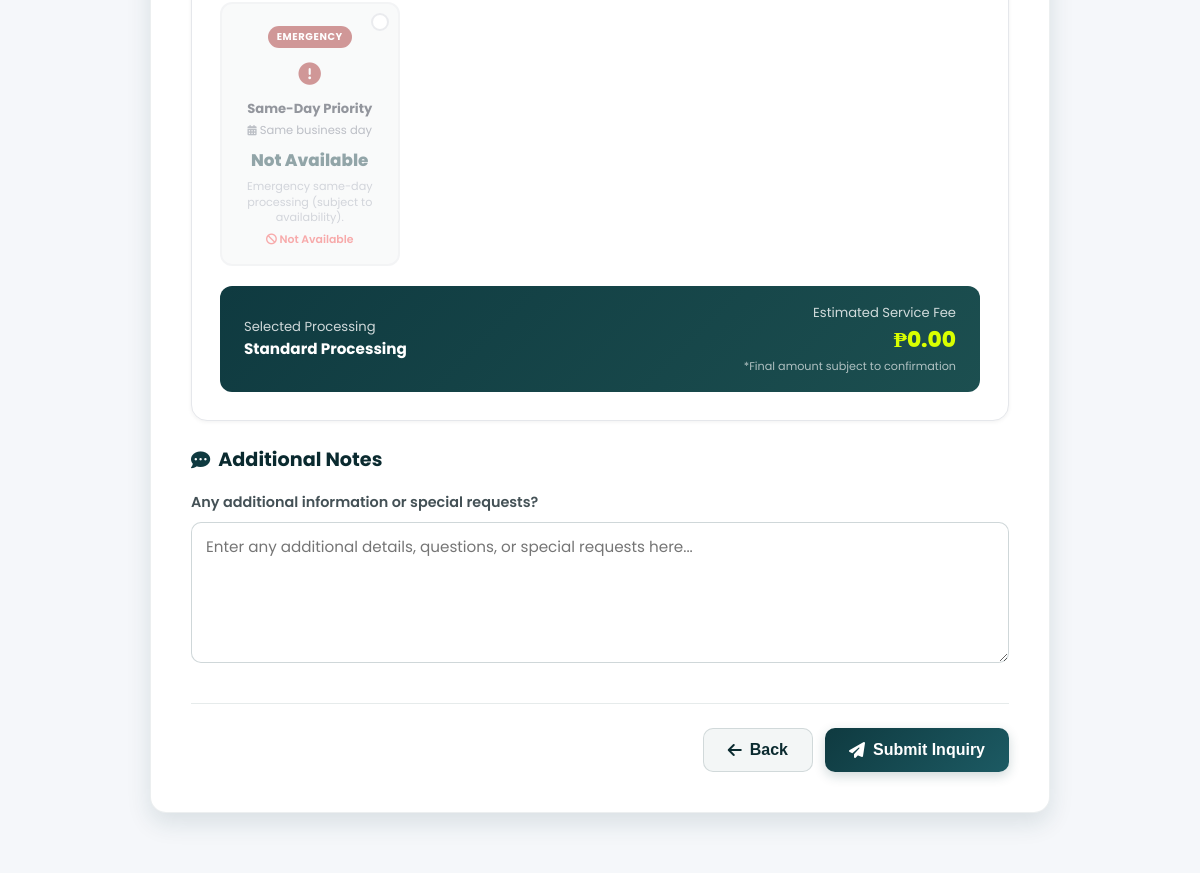
The page /inquire.php?service=dti-registration (signed in, lower part) on the database as committed earlier.
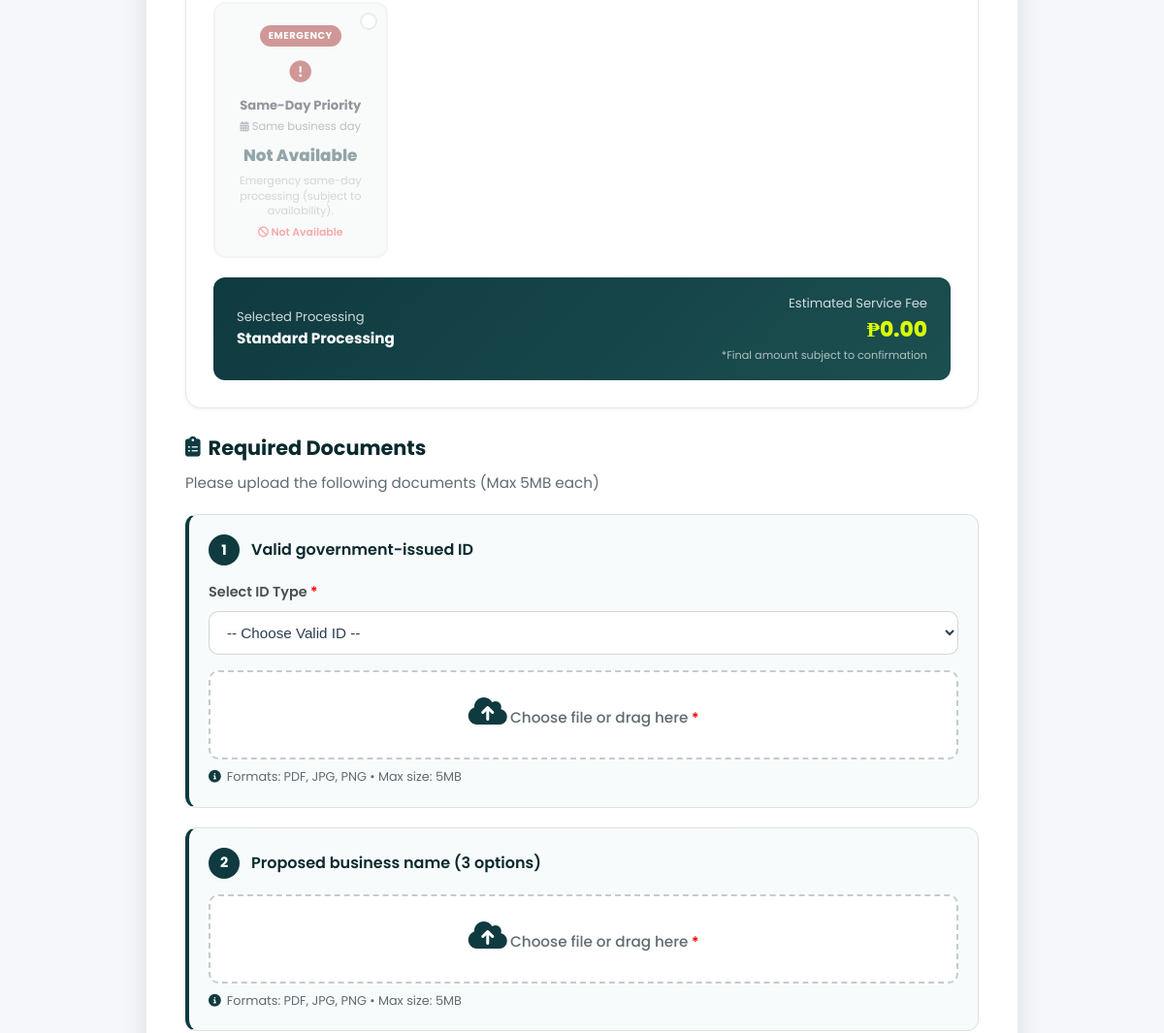
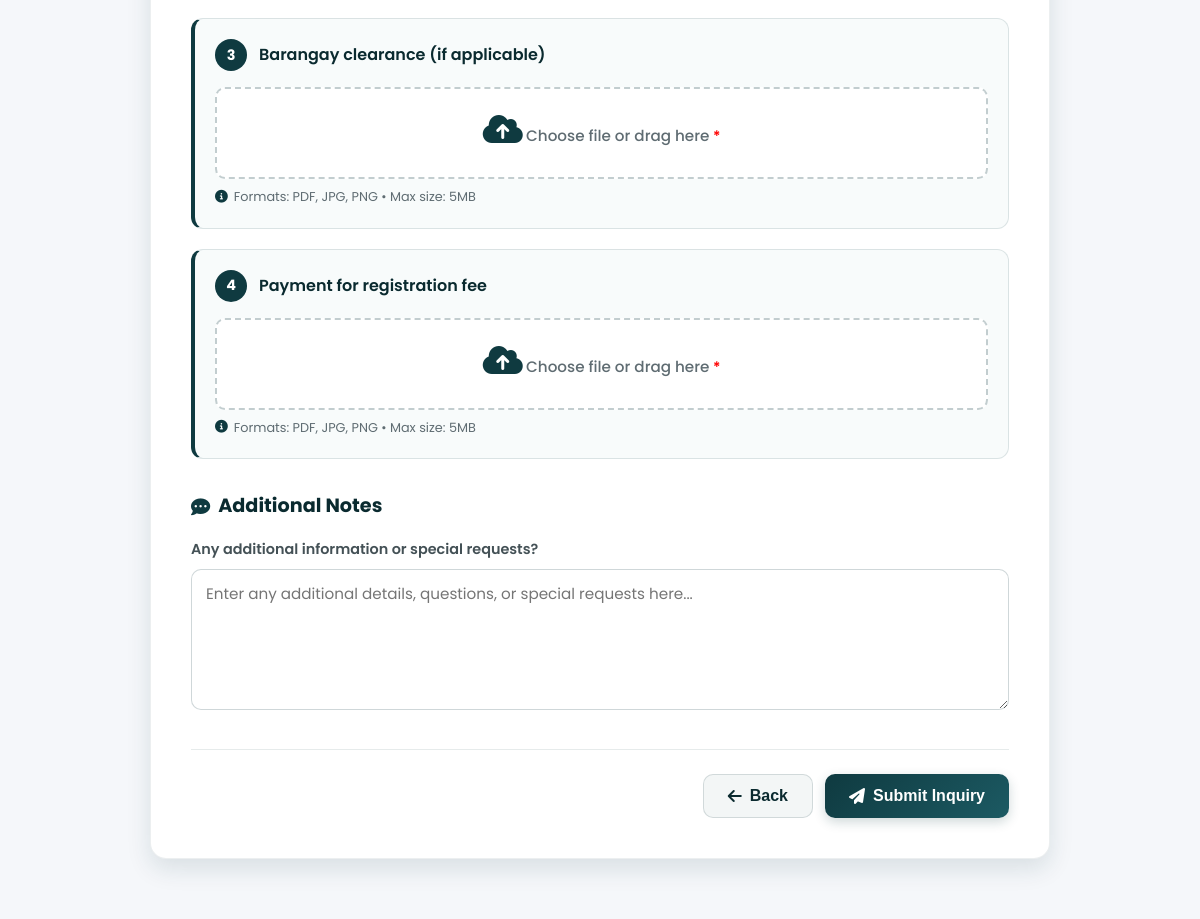
The same page on the database as committed later (2 pictures, top to bottom).
### tables this page shows
CREATE TABLE `service_requirements` (
  `id` int(11) NOT NULL,
  `service_id` int(11) NOT NULL,
  `requirement_text` varchar(255) NOT NULL,
  `requires_id_type` tinyint(1) NOT NULL DEFAULT 0,
  `sort_order` int(11) NOT NULL DEFAULT 0,
  `is_required` tinyint(1) NOT NULL DEFAULT 1,
  `created_at` timestamp NOT NULL DEFAULT current_timestamp()
);

### inquire.php (the view, shortened to what the changed rows need)
<?php
require_once 'connection/dbconn.php';
$service = trim($_GET['service'] ?? '');
$stmt = $conn->prepare("
    SELECT id, name, slug
    FROM services
    WHERE slug = ? AND is_active = 1
    LIMIT 1
");
$stmt->bind_param("s", $service);
$stmt->execute();
$service_row = $stmt->get_result()->fetch_assoc();
$icon_map = [
    'dti-registration'      => 'fa-file-alt',
    'sec-registration'      => 'fa-building',
    'mayors-permit'         => 'fa-landmark',
    'bir-registration'      => 'fa-receipt',
    'closure'               => 'fa-door-closed',
    'renewal'               => 'fa-sync',
    'amendment'             => 'fa-edit',
    'bir-open-cases'        => 'fa-gavel',
    'bookkeeping'           => 'fa-book',
    'retainership'          => 'fa-handshake',
    'bir-tax-filing'        => 'fa-file-invoice',
    'annual-income-tax'     => 'fa-calculator',
    'business-consultation' => 'fa-comments',
    'tax-advice'            => 'fa-lightbulb',
    'payroll-management'    => 'fa-users'
];
$req_stmt = $conn->prepare("
    SELECT requirement_text, requires_id_type, sort_order
    FROM service_requirements
    WHERE service_id = ?
    ORDER BY sort_order ASC, id ASC
");
$req_stmt->bind_param("i", $service_row['id']);
$req_stmt->execute();
$req_result = $req_stmt->get_result();
$requirements = [];
while ($row = $req_result->fetch_assoc()) {
    $requirements[] = $row;
}
$service_info = [
    'id' => $service_row['id'],
    'name' => $service_row['name'],
    'slug' => $service_row['slug'],
    'icon' => $icon_map[$service_row['slug']] ?? 'fa-briefcase',
    'requirements' => $requirements
];
$processing_types = [
    'standard' => [
        'label'       => 'Standard Processing',
        'timeline'    => '5–7 business days',
        'badge'       => 'Most Popular',
        'badge_color' => '#2563eb',
        'icon'        => 'fa-clock',
        'description' => 'Regular timeline with full quality review.',
        'color'       => '#2563eb',
    ],
    'priority' => [
        'label'       => 'Priority Processing',
        'timeline'    => '3–4 business days',
        'badge'       => 'Recommended',
        'badge_color' => '#7c3aed',
        'icon'        => 'fa-bolt',
        'description' => 'Expedited handling with priority queue placement.',
        'color'       => '#7c3aed',
    ],
    'express' => [
        'label'       => 'Express Processing',
        'timeline'    => '2–3 business days',
        'badge'       => 'Fast',
        'badge_color' => '#d97706',
        'icon'        => 'fa-shipping-fast',
        'description' => 'Urgent handling with dedicated staff assignment.',
        'color'       => '#d97706',
    ],
    'rush' => [
        'label'       => 'Rush Processing',
        'timeline'    => '1–2 business days',
        'badge'       => 'Urgent',
        'badge_color' => '#dc2626',
        'icon'        => 'fa-fire',
        'description' => 'Highest priority for time-critical requests.',
        'color'       => '#dc2626',
    ],
    'same_day' => [
        'label'       => 'Same-Day Priority',
        'timeline'    => 'Same business day',
        'badge'       => 'Emergency',
        'badge_color' => '#991b1b',
        'icon'        => 'fa-exclamation-circle',
        'description' => 'Emergency same-day processing (subject to availability).',
        'color'       => '#991b1b',
    ],
];
$db_stmt = $conn->prepare("
SELECT
    price,
    standard_price, priority_price, express_price, rush_price, same_day_price,
    standard_status, priority_status, express_status, rush_status, same_day_status
FROM services
WHERE slug = ? AND is_active = 1
LIMIT 1
");
$db_stmt->bind_param("s", $service);
$db_stmt->execute();
$db_service = $db_stmt->get_result()->fetch_assoc();
$prices_for_service = [
    'standard' => $db_service['standard_status'] ? $db_service['standard_price'] : null,
    'priority' => $db_service['priority_status'] ? $db_service['priority_price'] : null,
    'express'  => $db_service['express_status'] ? $db_service['express_price'] : null,
    'rush'     => $db_service['rush_status'] ? $db_service['rush_price'] : null,
    'same_day' => $db_service['same_day_status'] ? $db_service['same_day_price'] : null,
];
?>
<!DOCTYPE html>
<html lang="en">
<head>
    <link rel="stylesheet" href="assets/css/global.css" />
    <link rel="stylesheet" href="assets/css/index.css" />
    <link rel="stylesheet" href="assets/css/responsive.css" />
    <link rel="stylesheet" href="assets/css/inquire.css" />
    <link rel="stylesheet" href="https://cdnjs.cloudflare.com/ajax/libs/font-awesome/6.4.0/css/all.min.css" />
</head>
<body>
    <section class="inquire-form">
        <div class="container">
            <form id="inquiryForm" action="process_inquiry.php" method="POST" enctype="multipart/form-data">
                <div class="processing-type-section">
                    <div class="proc-grid">
                        <?php foreach ($processing_types as $type_key => $type): ?>
                            <?php
                            $price_val   = $prices_for_service[$type_key];
                            $unavailable = ($price_val === null);
                            $price_disp  = $unavailable
                                ? 'Not Available'
                                : '₱' . number_format($price_val, 2);
                            $is_default  = ($type_key === 'standard');
                            ?>
                            <label class="proc-card <?php echo $unavailable ? 'proc-unavailable' : ''; ?> <?php echo $is_default ? 'proc-selected' : ''; ?>"
                                data-type="<?php echo $type_key; ?>"
                                data-price="<?php echo $price_val ?? 0; ?>"
                                data-label="<?php echo htmlspecialchars($type['label']); ?>"
                                data-color="<?php echo $type['color']; ?>"
                                style="--proc-color: <?php echo $type['color']; ?>;">
                                <div class="proc-check">
                                </div>
                                <?php if ($type['badge']): ?>
                                    <div class="proc-badge" style="background:<?php echo $type['badge_color']; ?>;">
                                        <?php echo htmlspecialchars($type['badge']); ?>
                                    </div>
                                <?php else: ?>
                                    <div style="height:1.55rem;"></div>
                                <?php endif; ?>
                                <span class="proc-icon" style="color:<?php echo $type['color']; ?>;">
                                    <i class="fas <?php echo $type['icon']; ?>"></i>
                                </span>
                                <div class="proc-label"><?php echo htmlspecialchars($type['label']); ?></div>
                                <div class="proc-timeline">
                                    <i class="fas fa-calendar-alt" style="font-size:0.65rem;"></i>
                                    <?php echo htmlspecialchars($type['timeline']); ?>
                                </div>
                                <div class="proc-price"><?php echo $price_disp; ?></div>
                                <div class="proc-desc"><?php echo htmlspecialchars($type['description']); ?></div>
                                <?php if ($unavailable): ?>
                                    <div class="proc-unavailable-tag"><i class="fas fa-ban"></i> Not Available</div>
                                <?php endif; ?>
                            </label>
                        <?php endforeach; ?>
                    </div>
                </div>
                <?php if (!empty($service_info['requirements'])): ?>
                    <div class="requirements-section">
                        <h3><i class="fas fa-clipboard-list"></i> Required Documents</h3>
                        <p class="section-subtitle">Please upload the following documents (Max 5MB each)</p>
                        <?php foreach ($service_info['requirements'] as $index => $req): ?>
                            <div class="requirement-block">
                                <div class="req-header">
                                    <span class="req-number"><?php echo $index + 1; ?></span>
                                    <label><?php echo htmlspecialchars($req['requirement_text']); ?></label>
                                </div>
                                <?php if (!empty($req['requires_id_type'])): ?>
                                    <div class="form-group">
                                        <label for="id_type_<?php echo $index; ?>" class="required">Select ID Type</label>
                                        <select id="id_type_<?php echo $index; ?>" name="id_type_<?php echo $index; ?>" required>
                                            <option value="" disabled selected>-- Choose Valid ID --</option>
                                        </select>
                                    </div>
                                <?php endif; ?>
                                <div class="form-group file-upload-group">
                                    <label for="file_<?php echo $index; ?>" class="required file-label">
                                        <i class="fas fa-cloud-upload-alt"></i>
                                        <span class="file-text">Choose file or drag here</span>
                                    </label>
                                    <small class="file-note">
                                        <i class="fas fa-info-circle"></i> Formats: PDF, JPG, PNG • Max size: 5MB
                                    </small>
                                </div>
                            </div>
                        <?php endforeach; ?>
                    </div>
                <?php endif; ?>
            </form>
        </div>
    </section>
</body>
</html>

Rows that differ between the two databases and show on the page:
added service_requirements: requirement_text "Valid government-issued ID"
added service_requirements: requirement_text "Proposed business name (3 options)"
added service_requirements: requirement_text "Barangay clearance (if applicable)"
added service_requirements: requirement_text "Payment for registration fee"
Other text that changed with them:
text now shown: "Required Documents Please upload the following documents (Max 5MB each)"
